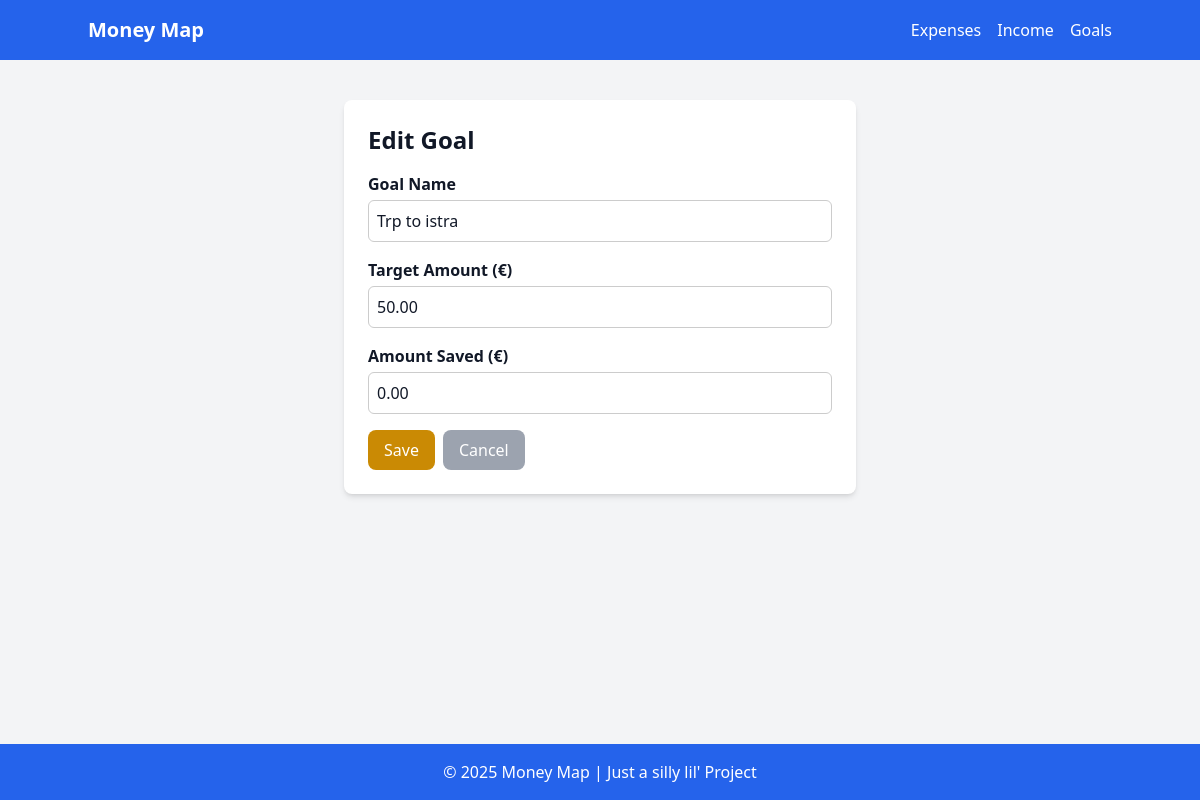
The page /saving-goals/4/update/ (signed in) on the database as committed earlier.
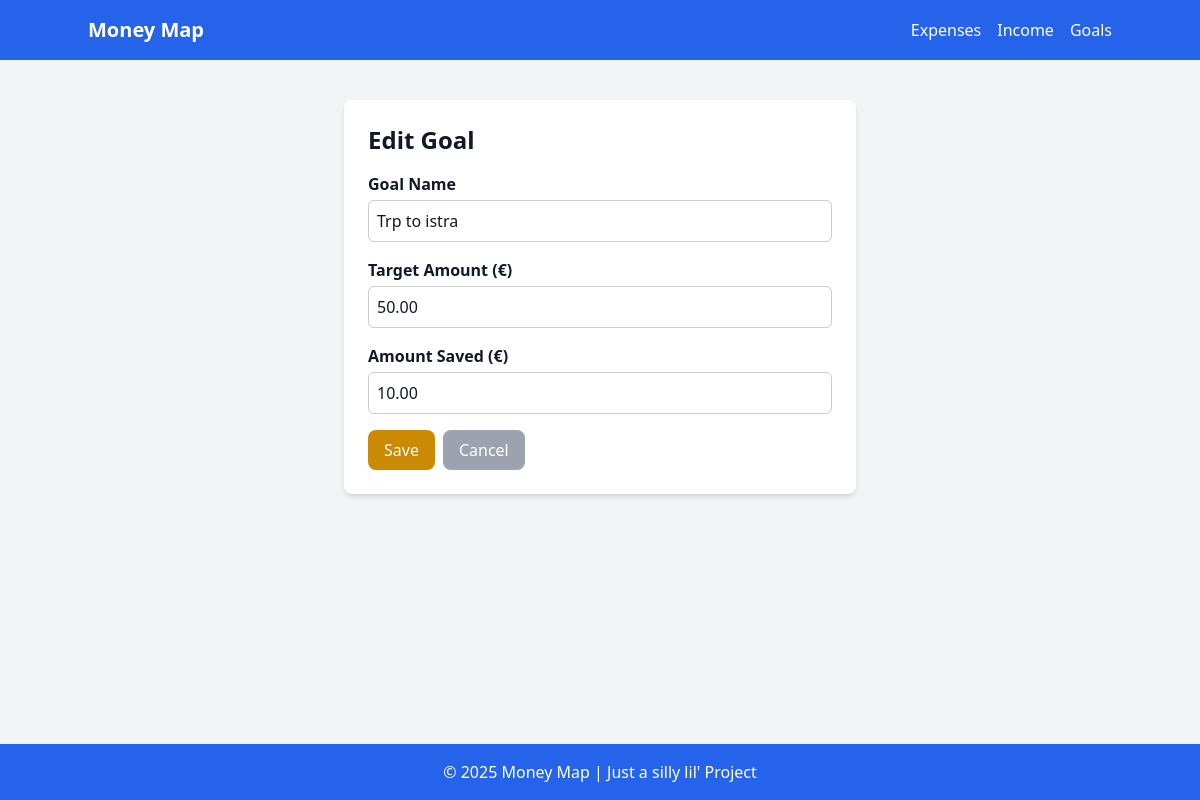
The same page on the database as committed later.
### main/models.py (models this page shows, shortened)
class Goal(models.Model):
    name = models.CharField(max_length=20)
    amount = models.DecimalField(max_digits=10, decimal_places=2, default=0.00)
    saved = models.DecimalField(max_digits=10, decimal_places=2, default=0.00)
    user = models.ForeignKey(User, default=1, on_delete=models.CASCADE)

### main/views.py (the view)
# urls.py: path('saving-goals/<int:pk>/update/', GoalUpdate.as_view(), name='goal_update'),
class GoalUpdate(BaseUpdateView):
    model = Goal
    fields = ['name', 'amount', 'saved']
    template_name = 'main/goal_form.html'

### templates/main/goal_form.html (shortened to what this page needs)
{% extends 'base.html' %}
{% block content %}
<div class="max-w-lg mx-auto bg-white p-6 rounded-lg shadow-md">
    <h1 class="text-2xl font-bold mb-4">{{ form.instance.pk|yesno:"Edit Goal,Add Goal" }}</h1>
    <form method="post" class="space-y-4">
        <div>
            <label for="id_name" class="block font-semibold">Goal Name</label>
            {{ form.name }}
        </div>
        <div>
            <label for="id_amount" class="block font-semibold">Target Amount (€)</label>
            {{ form.amount }}
        </div>
        <div>
            <label for="id_saved" class="block font-semibold">Amount Saved (€)</label>
            {{ form.saved }}
        </div>
        <div class="flex space-x-2">
            <button type="submit" class="bg-yellow-600 text-white px-4 py-2 rounded-lg hover:bg-yellow-700">Save</button>
            <a href="{% url 'goal_list' %}" class="bg-gray-400 text-white px-4 py-2 rounded-lg hover:bg-gray-500">Cancel</a>
        </div>
    </form>
</div>
{% endblock %}

Rows that differ between the two databases and show on the page:
changed Goal "Edit Goal": saved "0.00" → "10.00"
